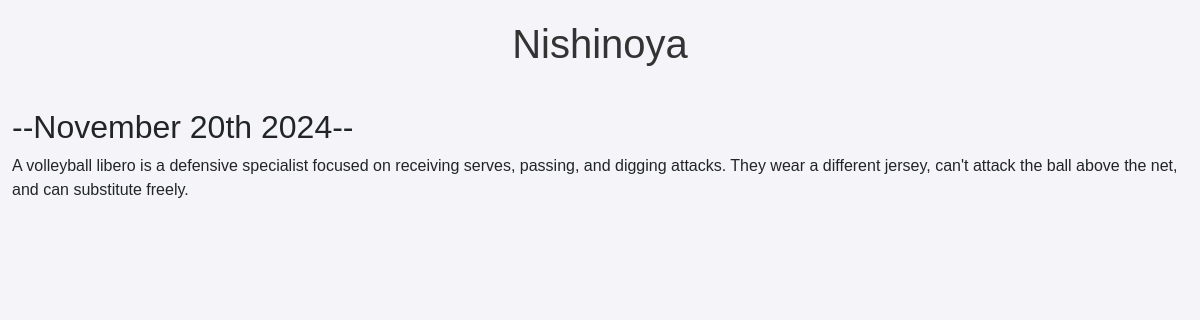
/blog/5/, run on the app's committed database.
### blog/models.py (models this page shows, shortened)
class Blogs(models.Model):
    title=models.CharField(max_length=200)
    description=models.TextField(max_length=200)
    date=models.DateField(auto_now_add=True)

### blog/views.py (the view)
# urls.py: path('<int:blog_id>/', views.detail, name="detail"),
def detail(request,blog_id):
    blog = get_object_or_404(Blogs,pk=blog_id)
    return render(request,'blogHtmls/detail.html',{'blog':blog})

### blog/templates/blogHtmls/detail.html (shortened to what this page needs)
<!DOCTYPE html>
<html lang="es">
  <head>
    <link
      href="https://cdn.jsdelivr.net/npm/bootstrap@5.3.3/dist/css/bootstrap.min.css"
      rel="stylesheet"
    />
  </head>
  <body>
    <div class="container-fluid">
      <h1>{{ blog.title }}</h1>
      <h2>--{{blog.date|date:'F jS Y'}}--</h2>
      {{blog.description|safe }}
    </div>
  </body>
</html>

### blog/templates/blogHtmls/detail.html (style rules this page uses)
body { background-color: #f4f4f9; font-family: "Arial", sans-serif; padding-top: 20px; }
h1 { text-align: center; font-size: 2.5rem; color: #333; margin-bottom: 40px; }

### data on the page
Blogs: title "Nishinoya", date "November 20th 2024", description "A volleyball libero is a defensive specialist focused on receiving serves, passing, and digging attacks. They wear a different jersey, can't attack the ball above the net, and can substitute freely."
